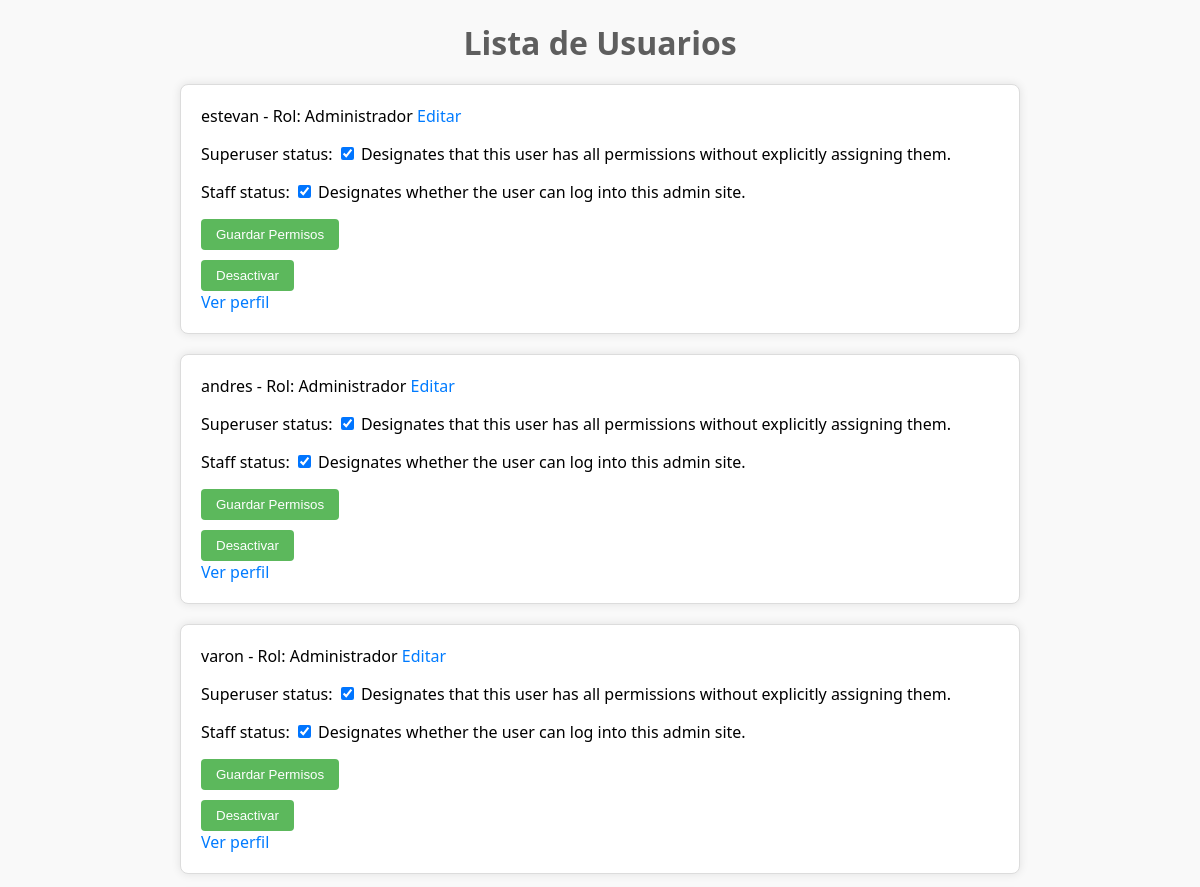
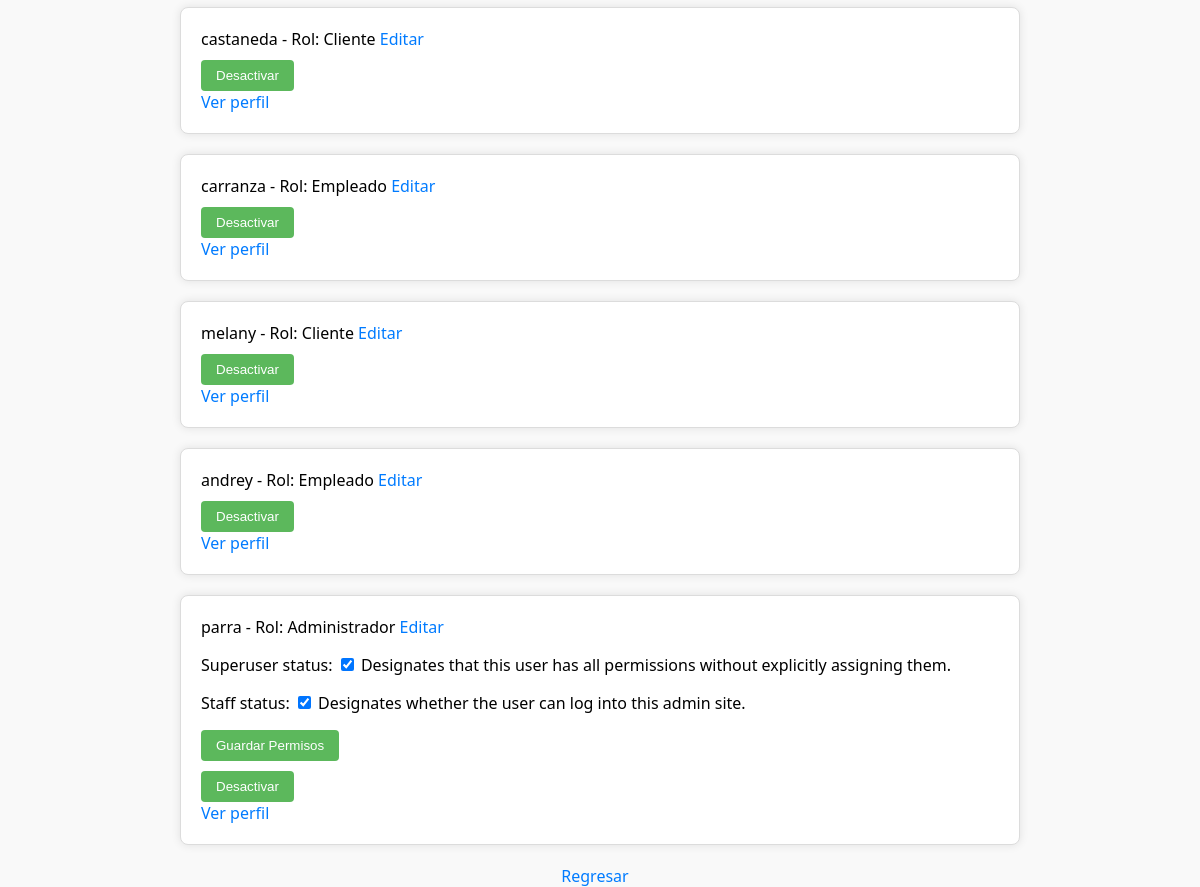
The page /usuarios/ (signed in) on the database as committed earlier (2 pictures, top to bottom).
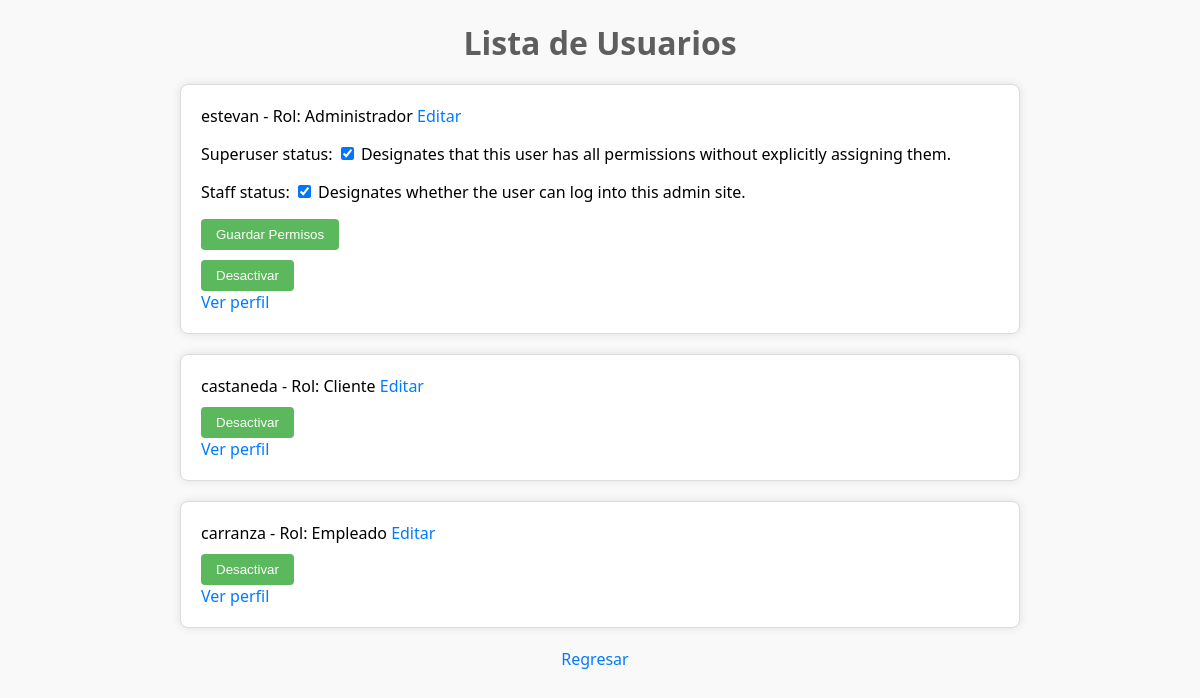
The same page on the database as committed later.
### tasks/models.py (models this page shows)
class CustomUser(AbstractUser):
    ROLES = (
        ('admin', 'Administrador'),
        ('empleado', 'Empleado'),
        ('cliente', 'Cliente'),
    )
    role = models.CharField(max_length=20, choices=ROLES, default='cliente')
    email = models.EmailField(unique=True)
    USERNAME_FIELD = 'email'
    REQUIRED_FIELDS = ['username', 'role']

### tasks/views.py (the view)
# urls.py: path('usuarios/', views.user_list, name='user_list'),
@user_passes_test(lambda user: user.is_superuser and user.role == 'admin')
@login_required
def user_list(request):
    users = CustomUser.objects.all()
    if not request.user.is_superuser:
        messages.error(request, 'No tienes permisos para acceder a la lista de usuarios. Solicita permisos a otro administrador.')
        return redirect('home')  # Ajusta la redirección según tus necesidades
    users_with_permissions = []
    for user in users:
        permission_form = UserPermissionForm(initial={
            'is_superuser': user.is_superuser,
            'is_staff': user.is_staff,
        })
        users_with_permissions.append({'user': user, 'form': permission_form})
    return render(request, 'user_list.html', {'users_with_permissions': users_with_permissions})

### tasks/templates/user_list.html (shortened to what this page needs)
<!DOCTYPE html>
<html>
<head>
</head>
</head>
<body>
    <h1>Lista de Usuarios</h1>
    <ul>
        {% for user_with_permissions in users_with_permissions %}
            <li>
                {{ user_with_permissions.user.username }} - Rol: {{ user_with_permissions.user.get_role_display }}
                <a href="{% url 'editar_usuario' user_with_permissions.user.id %}">Editar</a>
                {% if user_with_permissions.user.role == 'admin' %}
                    <form action="{% url 'manage_user_permissions' user_with_permissions.user.id %}" method="post">
                        {{ user_with_permissions.form.as_p }}
                        <button type="submit">Guardar Permisos</button>
                    </form>
                {% endif %}
                {% if user_with_permissions.user.is_active %}
                    <form action="{% url 'desactivar_usuario' user_with_permissions.user.id %}" method="post">
                        <button type="submit">Desactivar</button>
                    </form>
                {% else %}
                    <form action="{% url 'activar_usuario' user_with_permissions.user.id %}" method="post">
                        {% csrf_token %}
                        <button type="submit">Activar</button>
                    </form>
                {% endif %}
                <a href="{% url 'ver_perfil' user_with_permissions.user.id %}">Ver perfil</a>
            </li>
        {% endfor %}
    </ul>
    <a href="{% url 'tasks' %}">Regresar</a>
</body>
</html>

### tasks/templates/user_list.html (style rules this page uses)
body { font-family: 'Segoe UI', Tahoma, Geneva, Verdana, sans-serif; background-color: #f9f9f9; margin: 0; padding: 0; display: flex; flex-direction: column; align-items: center; }
h1 { color: #5e5e5e; margin-bottom: 20px; }
ul { list-style-type: none; padding: 0; width: 70%; margin: 0 auto; }
li { background-color: #ffffff; border: 1px solid #dcdcdc; margin-bottom: 20px; padding: 20px; border-radius: 8px; box-shadow: 0 0 10px rgba(0, 0, 0, 0.1); }
a { color: #007bff; text-decoration: none; margin-right: 10px; }
form { margin-top: 10px; }
button { background-color: #5cb85c; color: #ffffff; padding: 8px 15px; border: none; border-radius: 4px; cursor: pointer; margin-right: 10px; }

Rows that differ between the two databases and show on the page:
removed CustomUser: user.username "andres", user.role "Administrador", is_active "Desactivar"
removed CustomUser: user.username "varon", user.role "Administrador", is_active "Desactivar"
removed CustomUser: user.username "melany", user.role "Cliente", is_active "Desactivar"
removed CustomUser: user.username "andrey", user.role "Empleado", is_active "Desactivar"
removed CustomUser: user.username "parra", user.role "Administrador", is_active "Desactivar"
